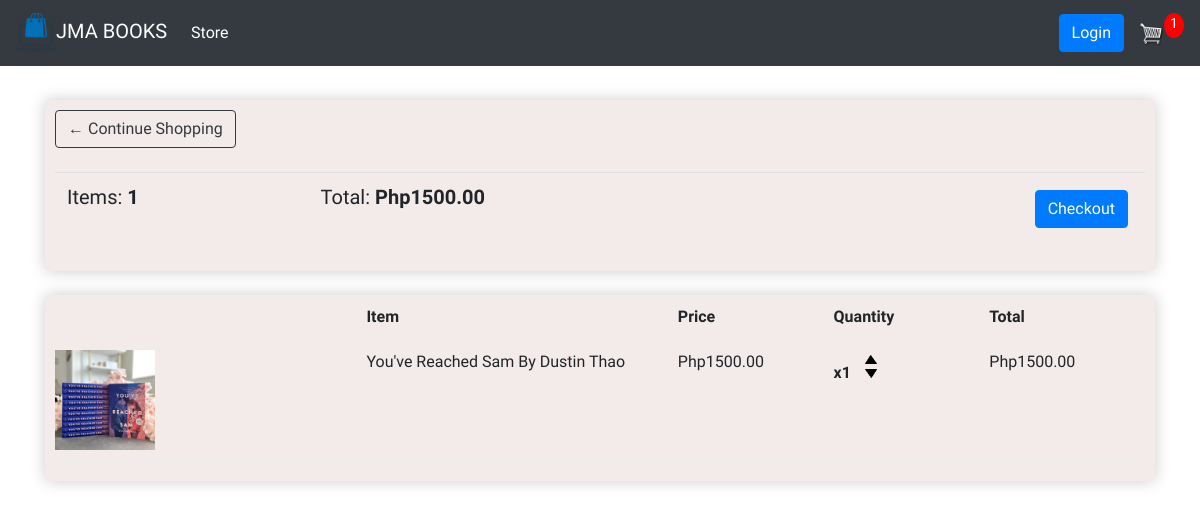
Page /cart/ (signed in) on the committed database.
### store/models.py (models this page shows, shortened)
class Order(models.Model):
    customer = models.ForeignKey(Customer, on_delete=models.SET_NULL, null=True, blank=True)
    date_order = models.DateTimeField(auto_now_add=True)
    complete = models.BooleanField(default=False, null=True, blank=True)
    transaction_id = models.CharField(max_length=200, null=True)
    @property
    def get_cart_total(self):
        orderitems = self.orderitem_set.all()
        total = sum([item.get_total for item in orderitems])
        return total
    @property
    def get_cart_items(self):
        orderitems = self.orderitem_set.all()
        total = sum([item.quantity for item in orderitems])
        return total

class OrderItem(models.Model):
    product = models.ForeignKey(Product, on_delete=models.SET_NULL, null=True)
    order = models.ForeignKey(Order, on_delete=models.SET_NULL, null=True)
    quantity = models.IntegerField(default=0, null=True, blank=True)
    date_added = models.DateTimeField(auto_now_add=True)
    @property
    def get_total(self):
        total = self.product.price * self.quantity
        return total

class Product(models.Model):
    name = models.CharField(max_length=200, null=True)
    price = models.FloatField(max_length=200, null=True)
    digital = models.BooleanField(default=False, null=True, blank=True)
    image = models.ImageField(null=True, blank=True)
    @property
    def imageURL(self):
        try:
            url = self.image.url
        except:
            url = ''
        return url

### store/views.py (the view)
# urls.py: path('cart/', views.cart, name="cart"),
def cart(request):
    data = cartData(request)
    cartItems = data['cartItems']
    order = data['order']
    items = data['items']
    context = {'items': items, 'order': order, 'cartItems': cartItems}
    return render(request, 'store/cart.html', context)

### store/utils.py (called while the page is built)
def cartData(request):
    if request.user.is_authenticated:
        customer = request.user.customer
        order, created = Order.objects.get_or_create(customer=customer, complete=False)
        items = order.orderitem_set.all()
        cartItems = order.get_cart_items
    else:
        cookieData = cookieCart(request)
        cartItems = cookieData['cartItems']
        order = cookieData['order']
        items = cookieData['items']
    return {'cartItems': cartItems, 'order': order, 'items': items}

### templates/store/cart.html (shortened to what this page needs)
{% extends 'store/main.html' %}
{% load static %}
{% block content %}
	<div class="row">
		<div class="col-lg-12">
			<div class="box-element">
				<a  class="btn btn-outline-dark" href="{% url 'store' %}">&#x2190; Continue Shopping</a>
				<br>
				<br>
				<table class="table">
					<tr>
						<th><h5>Items: <strong>{{order.get_cart_items}}</strong></h5></th>
						<th><h5>Total:<strong> Php{{order.get_cart_total|floatformat:2}}</strong></h5></th>
						<th>
							<a  style="float:right; margin:5px;" class="btn btn-primary" href="{% url 'checkout' %}">Checkout</a>
						</th>
					</tr>
				</table>
			</div>
			<br>
			<div class="box-element">
				<div class="cart-row">
					<div style="flex:2"><strong>Item</strong></div>
					<div style="flex:1"><strong>Price</strong></div>
					<div style="flex:1"><strong>Quantity</strong></div>
					<div style="flex:1"><strong>Total</strong></div>
				</div>
				{% for item in items %}
				<div class="cart-row">
					<div style="flex:2"><img class="row-image" src="{{item.product.imageURL}}"></div>
					<div style="flex:2"><p>{{item.product.name}}</p></div>
					<div style="flex:1"><p>Php{{item.product.price|floatformat:2}}</p></div>
					<div style="flex:1">
						<p class="quantity">x{{item.quantity}}</p>
						<div class="quantity">
							<img data-product="{{item.product.id}}" data-action="add" class="chg-quantity update-cart" src="{% static  'images/arrow-up.png' %}">
							<img data-product="{{item.product.id}}" data-action="remove" class="chg-quantity update-cart" src="{% static  'images/arrow-down.png' %}">
						</div>
					</div>
					<div style="flex:1"><p>Php{{item.get_total|floatformat:2}}</p></div>
				</div>
				{% endfor %}
			</div>
		</div>
	</div>
{% endblock content %}

### static/css/main.css (style rules this page uses)
body { background-color: hsl(0, 0%, 98%); }
h1,h2,h3,h4,h5,h6 { color:hsl(0, 0%, 30%); }
.box-element { box-shadow:hsl(0, 0%, 80%) 0 0 16px; background-color: rgb(243, 234, 234); border-radius: 4px; padding: 10px; }
.col-lg-4, .col-lg-6, .col-lg-8, .col-lg-12 { margin-top: 10px; }
.btn { border-radius: 0; }
.row-image { width: 100px; }
.cart-row { display: flex; align-items: flex-start; padding-bottom: 10px; margin-bottom: 10px; border-bottom: 1px solid #ececec; }
.quantity { display: inline-block; font-weight: 700; padding-right:10px; }
.chg-quantity { width: 12px; cursor: pointer; display: block; margin-top: 5px; transition:.1s; }

### rows in the picture
Order: get_cart_items "1", get_cart_total "1500.00"
OrderItem: product.imageURL (picture), product.name "You've Reached Sam By Dustin Thao", product.price "1500.00", quantity "1", get_total "1500.00"

### other values in the picture
{{ cartItems }} "1"
